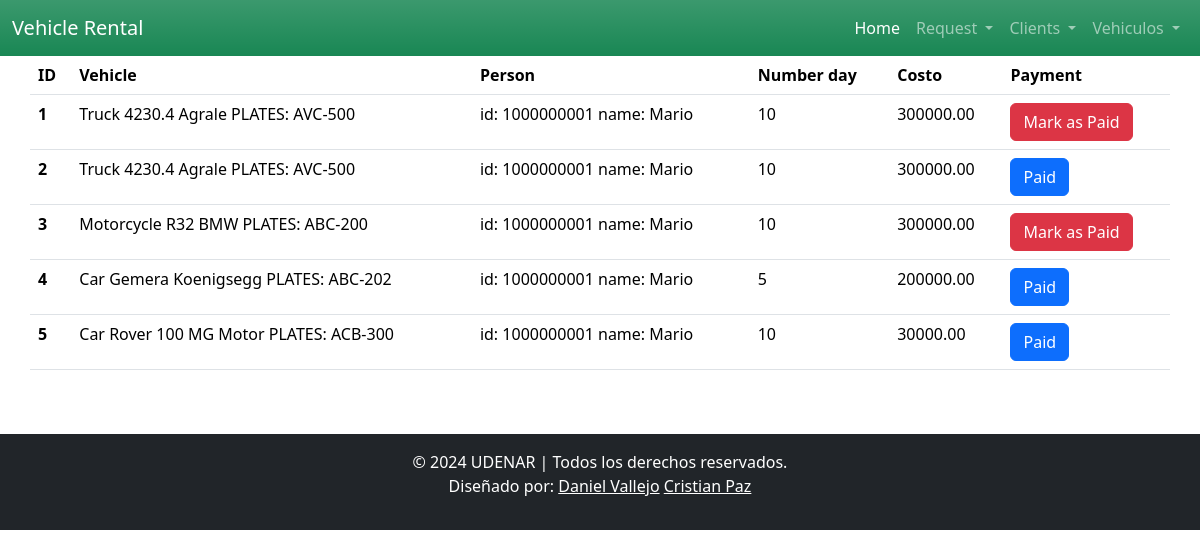
/requests/list, run on an earlier commit of the app's database.
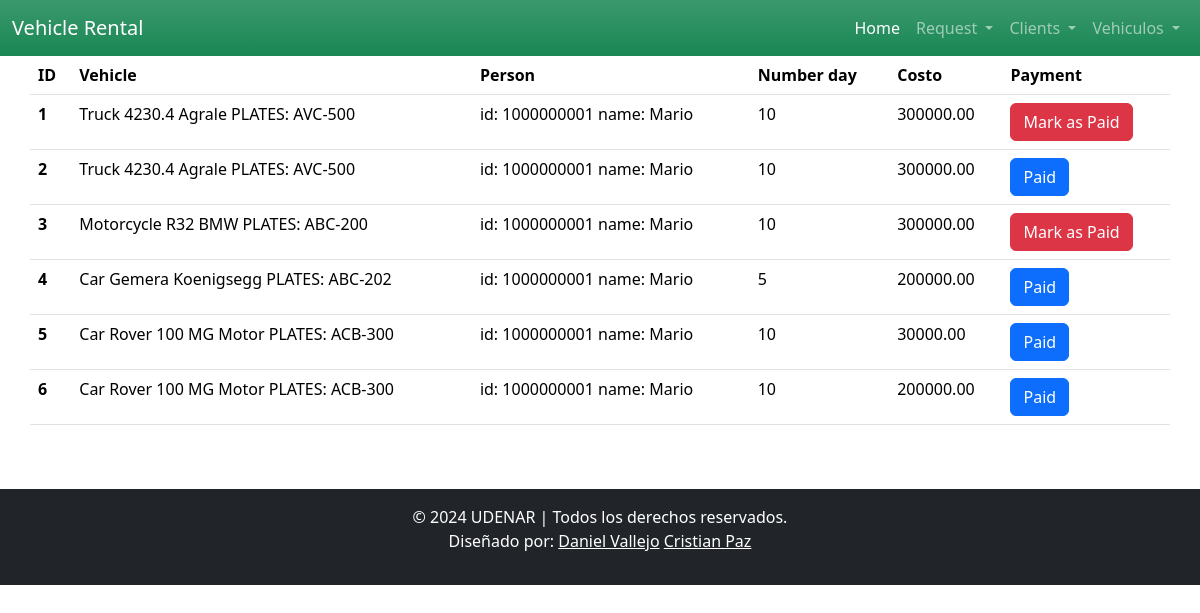
And on a later commit of the database.
### alquiler/models.py (models this page shows, shortened)
class Request(models.Model):
    payment_status_choises =[
        ('notPaid','Not paid'),
        ('paid','Paid')
    ]
    request_status_choises = [
        ('enProcess','En process'),
        ('rented','Rented'),
        ('returned','Returned')
    ]
    user_id =  models.ForeignKey('User', on_delete=models.PROTECT, related_name='get_requests')
    vehicle_id = models.ForeignKey('Vehicle', on_delete=models.PROTECT, related_name= 'get_requests')
    request_date = models.DateField()
    request_days = models.IntegerField()
    expected_return_date = models.DateField()
    departure_date = models.DateField()
    entry_date = models.DateField()
    request_status = models.CharField(max_length=80, choices=request_status_choises)
    total_cost = models.DecimalField(max_digits=10,decimal_places=2)
    payment_status = models.CharField(max_length=80, choices=payment_status_choises)

class Vehicle(models.Model):
    vehicle_type_choises = [
        ('car', 'Car'),
        ('motorcycle', 'Motorcycle'),
        ('truck', 'Truck'),
    ]
    vehicle_state_choises =[
        ('available','Available'),
        ('requested','Requested'),
        ('rented','Rented')
    ]
    brand = models.CharField(max_length=80)
    model = models.CharField(max_length=80)
    type = models.CharField(max_length=80, choices=vehicle_type_choises)
    year = models.IntegerField()
    plates = models.CharField(max_length=10)
    state = models.CharField(max_length=50, choices=vehicle_state_choises)
    cost_per_day = models.DecimalField(max_digits=10,decimal_places=2)
    photo = models.ImageField(upload_to='vehicle_photo/')
    def __str__(self):
        return f'{self.type.capitalize()} {self.model} {self.brand} PLATES: {self.plates}'

class User(models.Model):
    numId = models.CharField(max_length=11)
    first_name = models.CharField(max_length=80)
    last_name = models.CharField(max_length=80)
    birth_date = models.DateField()
    email = models.EmailField()
    phone_number = models.CharField(max_length=10)
    photo = models.ImageField(upload_to='user_photo/')
    def __str__(self):
        return f'id: {self.numId} name: {self.first_name}'

### alquiler/views.py (the view)
# urls.py: path('requests/list',views.RequestList.as_view(),name='request_list'),
class RequestList(ListView):
    model = Request

### alquiler/templates/alquiler/request_list.html
{% extends 'base.html' %}
{% load static%}
{%block content%}
    <div class="row justify-content-start">
        <table class="table">
            <thead>
              <tr>
                <th scope="col">ID</th>
                <th scope="col">Vehicle</th>
                <th scope="col">Person</th>
                <th scope="col">Number day</th>
                <th scope="col">Costo</th>
                <th scope='col'>Payment</th>
              </tr>
            </thead>
            <tbody>
                {% for c in object_list.all %}
                    <tr>
                        <th scope="row">{{ c.pk }}</th>
                        <td>{{ c.vehicle_id }}</td>
                        <td>{{ c.user_id }}</td>
                        <td>{{ c.request_days }}</td>
                        <td>{{ c.total_cost}}</td>
                        <td>
                            <a href="{% url 'request_update_paid' c.pk %}"
                                class="btn {% if c.payment_status == 'noPaid' %}btn-danger{% else %}btn-primary{% endif %}">
                                {% if c.payment_status == 'noPaid' %}Mark as Paid{% else %}Paid{% endif %}
                            </a>
                        </td>
                    </tr>
                {% endfor%}
            </tbody>
          </table>
    </div>
{%endblock content%}

What changed in the data, as far as the page shows it:
added Request: pk "6", vehicle_id "Car Rover 100 MG Motor PLATES: ACB-300", user_id "id: 1000000001 name: Mario", request_days "10", total_cost "200000.00", payment_status "Paid"
